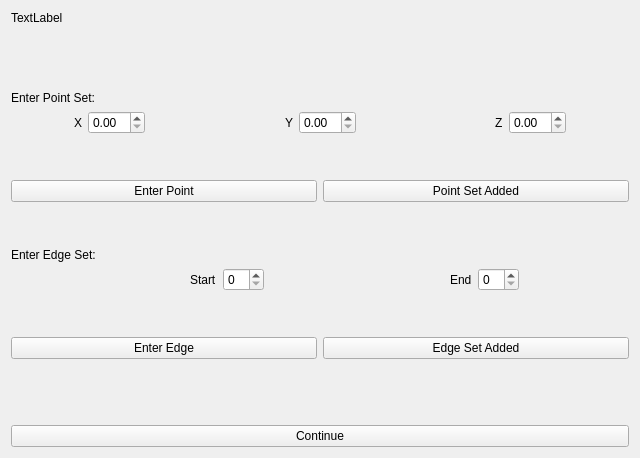
<?xml version="1.0" encoding="UTF-8"?>
<ui version="4.0">
 <class>InputWindow</class>
 <widget class="QWidget" name="InputWindow">
  <property name="geometry">
   <rect>
    <x>0</x>
    <y>0</y>
    <width>640</width>
    <height>458</height>
   </rect>
  </property>
  <property name="windowTitle">
   <string>Form</string>
  </property>
  <layout class="QVBoxLayout" name="verticalLayout_4">
   <item>
    <widget class="QLabel" name="InstructionLabel">
     <property name="text">
      <string>TextLabel</string>
     </property>
    </widget>
   </item>
   <item>
    <spacer name="verticalSpacer_4">
     <property name="orientation">
      <enum>Qt::Vertical</enum>
     </property>
     <property name="sizeHint" stdset="0">
      <size>
       <width>20</width>
       <height>40</height>
      </size>
     </property>
    </spacer>
   </item>
   <item>
    <layout class="QVBoxLayout" name="verticalLayout_3">
     <item>
      <layout class="QVBoxLayout" name="verticalLayout">
       <item>
        <widget class="QLabel" name="label">
         <property name="text">
          <string>Enter Point Set:</string>
         </property>
        </widget>
       </item>
       <item>
        <layout class="QHBoxLayout" name="horizontalLayout_4">
         <item>
          <layout class="QHBoxLayout" name="horizontalLayout">
           <item>
            <spacer name="horizontalSpacer_6">
             <property name="orientation">
              <enum>Qt::Horizontal</enum>
             </property>
             <property name="sizeHint" stdset="0">
              <size>
               <width>40</width>
               <height>20</height>
              </size>
             </property>
            </spacer>
           </item>
           <item>
            <widget class="QLabel" name="label_2">
             <property name="text">
              <string>X</string>
             </property>
            </widget>
           </item>
           <item>
            <widget class="QDoubleSpinBox" name="Xpoint"/>
           </item>
          </layout>
         </item>
         <item>
          <spacer name="horizontalSpacer">
           <property name="orientation">
            <enum>Qt::Horizontal</enum>
           </property>
           <property name="sizeHint" stdset="0">
            <size>
             <width>40</width>
             <height>20</height>
            </size>
           </property>
          </spacer>
         </item>
         <item>
          <layout class="QHBoxLayout" name="horizontalLayout_2">
           <item>
            <widget class="QLabel" name="label_3">
             <property name="text">
              <string>Y</string>
             </property>
            </widget>
           </item>
           <item>
            <widget class="QDoubleSpinBox" name="Ypoint"/>
           </item>
          </layout>
         </item>
         <item>
          <spacer name="horizontalSpacer_2">
           <property name="orientation">
            <enum>Qt::Horizontal</enum>
           </property>
           <property name="sizeHint" stdset="0">
            <size>
             <width>40</width>
             <height>20</height>
            </size>
           </property>
          </spacer>
         </item>
         <item>
          <layout class="QHBoxLayout" name="horizontalLayout_3">
           <item>
            <widget class="QLabel" name="label_4">
             <property name="text">
              <string>Z</string>
             </property>
            </widget>
           </item>
           <item>
            <widget class="QDoubleSpinBox" name="Zpoint"/>
           </item>
           <item>
            <spacer name="horizontalSpacer_7">
             <property name="orientation">
              <enum>Qt::Horizontal</enum>
             </property>
             <property name="sizeHint" stdset="0">
              <size>
               <width>40</width>
               <height>20</height>
              </size>
             </property>
            </spacer>
           </item>
          </layout>
         </item>
        </layout>
       </item>
       <item>
        <spacer name="verticalSpacer">
         <property name="orientation">
          <enum>Qt::Vertical</enum>
         </property>
         <property name="sizeHint" stdset="0">
          <size>
           <width>20</width>
           <height>40</height>
          </size>
         </property>
        </spacer>
       </item>
       <item>
        <layout class="QHBoxLayout" name="horizontalLayout_8">
         <item>
          <widget class="QPushButton" name="enterPoint">
           <property name="text">
            <string>Enter Point</string>
           </property>
          </widget>
         </item>
         <item>
          <widget class="QPushButton" name="finishPointAddition">
           <property name="text">
            <string>Point Set Added</string>
           </property>
          </widget>
         </item>
        </layout>
       </item>
      </layout>
     </item>
     <item>
      <layout class="QVBoxLayout" name="verticalLayout_2">
       <item>
        <spacer name="verticalSpacer_3">
         <property name="orientation">
          <enum>Qt::Vertical</enum>
         </property>
         <property name="sizeHint" stdset="0">
          <size>
           <width>20</width>
           <height>40</height>
          </size>
         </property>
        </spacer>
       </item>
       <item>
        <widget class="QLabel" name="label_7">
         <property name="text">
          <string>Enter Edge Set:</string>
         </property>
        </widget>
       </item>
       <item>
        <layout class="QHBoxLayout" name="horizontalLayout_7">
         <item>
          <spacer name="horizontalSpacer_4">
           <property name="orientation">
            <enum>Qt::Horizontal</enum>
           </property>
           <property name="sizeHint" stdset="0">
            <size>
             <width>40</width>
             <height>20</height>
            </size>
           </property>
          </spacer>
         </item>
         <item>
          <layout class="QHBoxLayout" name="horizontalLayout_5">
           <item>
            <widget class="QLabel" name="label_5">
             <property name="text">
              <string>Start</string>
             </property>
            </widget>
           </item>
           <item>
            <widget class="QSpinBox" name="StartEdge"/>
           </item>
          </layout>
         </item>
         <item>
          <spacer name="horizontalSpacer_3">
           <property name="orientation">
            <enum>Qt::Horizontal</enum>
           </property>
           <property name="sizeHint" stdset="0">
            <size>
             <width>40</width>
             <height>20</height>
            </size>
           </property>
          </spacer>
         </item>
         <item>
          <layout class="QHBoxLayout" name="horizontalLayout_6">
           <item>
            <widget class="QLabel" name="label_6">
             <property name="text">
              <string>End</string>
             </property>
            </widget>
           </item>
           <item>
            <widget class="QSpinBox" name="EndEdge"/>
           </item>
           <item>
            <spacer name="horizontalSpacer_5">
             <property name="orientation">
              <enum>Qt::Horizontal</enum>
             </property>
             <property name="sizeHint" stdset="0">
              <size>
               <width>40</width>
               <height>20</height>
              </size>
             </property>
            </spacer>
           </item>
          </layout>
         </item>
        </layout>
       </item>
       <item>
        <spacer name="verticalSpacer_2">
         <property name="orientation">
          <enum>Qt::Vertical</enum>
         </property>
         <property name="sizeHint" stdset="0">
          <size>
           <width>20</width>
           <height>40</height>
          </size>
         </property>
        </spacer>
       </item>
       <item>
        <layout class="QHBoxLayout" name="horizontalLayout_9">
         <item>
          <widget class="QPushButton" name="enterEdge">
           <property name="text">
            <string>Enter Edge</string>
           </property>
          </widget>
         </item>
         <item>
          <widget class="QPushButton" name="finishEdgeAddition">
           <property name="text">
            <string>Edge Set Added</string>
           </property>
          </widget>
         </item>
        </layout>
       </item>
      </layout>
     </item>
    </layout>
   </item>
   <item>
    <spacer name="verticalSpacer_5">
     <property name="orientation">
      <enum>Qt::Vertical</enum>
     </property>
     <property name="sizeHint" stdset="0">
      <size>
       <width>20</width>
       <height>40</height>
      </size>
     </property>
    </spacer>
   </item>
   <item>
    <widget class="QPushButton" name="ContinueButton">
     <property name="text">
      <string>Continue</string>
     </property>
    </widget>
   </item>
  </layout>
 </widget>
 <resources/>
 <connections/>
</ui>
